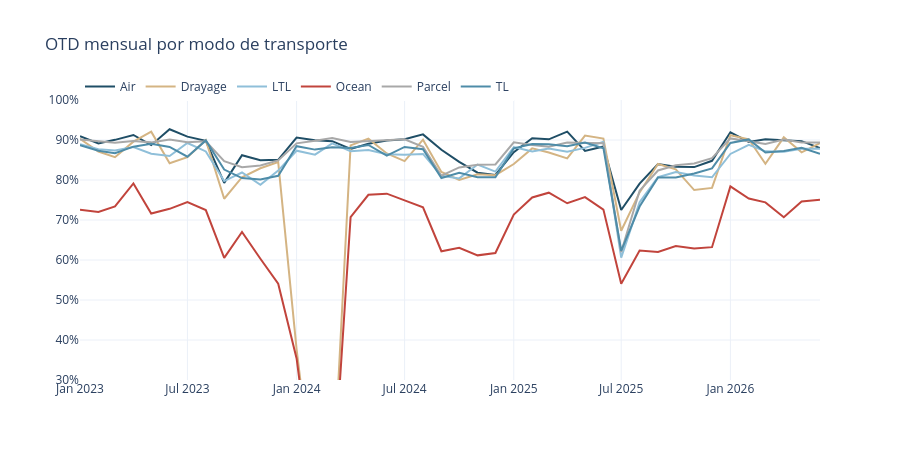

Write notebook code for a chart like this one.
### Markdown cell above
## 2. Diagnóstico de servicio

### 2.1 El caso del modo Ocean

El notebook 02 registró un OTD de 66.71% para Ocean, casi quince puntos por debajo del
siguiente modo. La sección anterior identificó dos periodos de deterioro generalizado, uno
de ellos atribuible a congestión portuaria.

La pregunta es si el bajo desempeño de Ocean es una característica estructural del modo o
el efecto de un evento acotado en el tiempo que el promedio general absorbe.

### Code cell
otd_modo_mes = (
    df.assign(mes=df["ship_date"].dt.to_period("M").dt.to_timestamp())
    .groupby(["mes", "mode"])["otd"]
    .mean()
    .reset_index()
)

fig = px.line(
    otd_modo_mes,
    x="mes", y="otd", color="mode",
    title="OTD mensual por modo de transporte",
    labels={"otd": "", "mes": "", "mode": ""},
    color_discrete_map={
        "Ocean": "#C1443C", "Air": "#1F4E66", "TL": "#4E8CA8",
        "LTL": "#8FBFD9", "Parcel": "#A8A8A8", "Drayage": "#D4B483",
    },
)

fig.update_layout(
    template="plotly_white", height=460,
    yaxis=dict(tickformat=".0%", range=[0.3, 1]),
    legend=dict(orientation="h", y=1.1, x=0),
    hovermode="x unified",
)
fig.update_traces(line_width=2)
fig.show()
